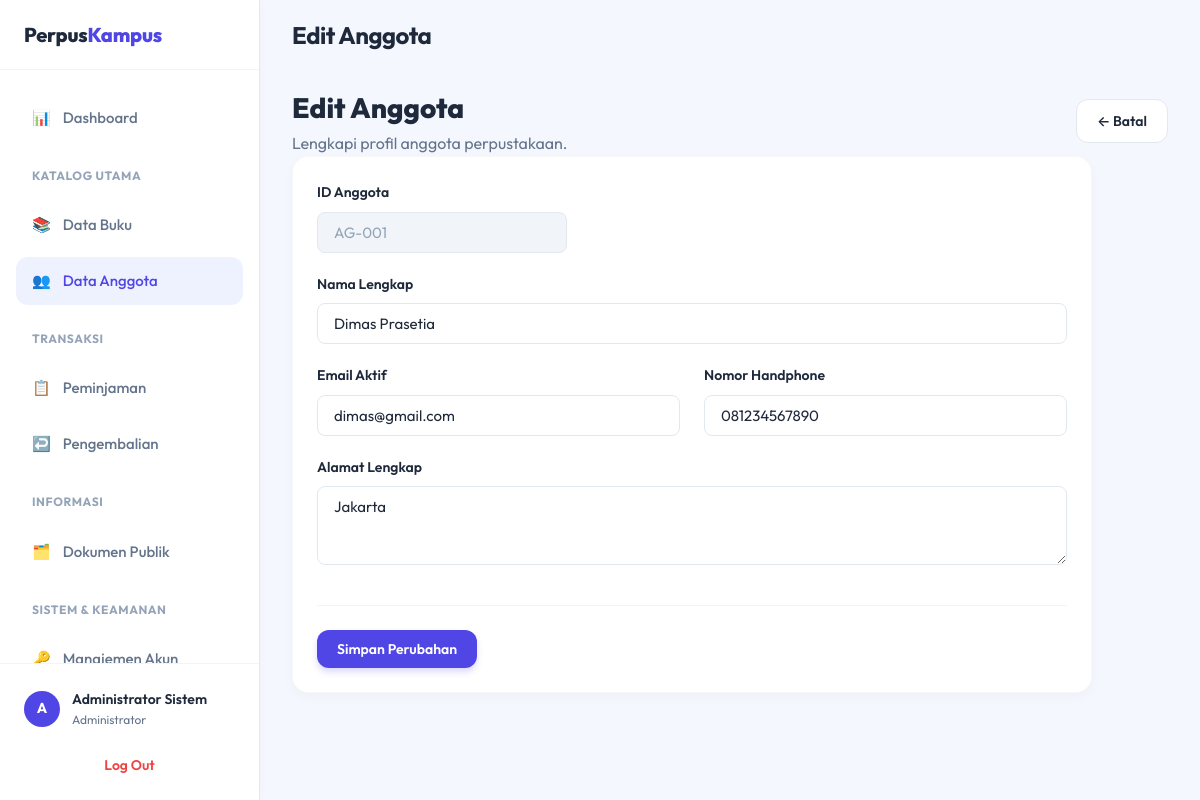
Screenshot of /index.php?url=anggota/edit/AG-001 (signed in) with the database file from the repository.
### tables this page shows
CREATE TABLE `anggota` (
  `id_anggota` varchar(15) NOT NULL,
  `nama` varchar(100) NOT NULL,
  `email` varchar(100) NOT NULL,
  `no_hp` varchar(20) DEFAULT NULL,
  `alamat` text,
  PRIMARY KEY (`id_anggota`),
  UNIQUE KEY `email` (`email`)
);

### app/Core/Controller.php (called while the page is built, shortened)
<?php
class Controller {
    public function view($view, $data = []) {
        require_once __DIR__ . '/../Views/' . $view . '.php';
    }
    public function model($model) {
        return new $model();
    }
}

### app/Controllers/AnggotaController.php (called while the page is built, shortened)
<?php
class AnggotaController extends Controller {
    public function edit($id = '') {
        $anggotaModel   = $this->model('AnggotaModel');
        $data['anggota'] = $anggotaModel->find($id);
        $this->view('anggota/form', $data);
    }
}

### app/Core/App.php (called while the page is built, shortened)
<?php
class App {
    protected $method     = 'index';
    public function __construct() {
        $url = $this->parseUrl();
        if (isset($url[0])) {
            $controllerName = ucfirst($url[0]) . 'Controller';
            $file = self::CONTROLLERS_PATH . $controllerName . '.php';
            if (file_exists($file)) {
                unset($url[0]);
            }
        }
        $this->controller = new $this->controller;
        if (isset($url[1])) {
            if (method_exists($this->controller, $url[1])) {
                $this->method = $url[1];
                unset($url[1]);
            }
        }
        $this->params = $url ? array_values($url) : [];
        call_user_func_array([$this->controller, $this->method], $this->params);
    }
    public function parseUrl(): array {
        if (isset($_GET['url'])) {
            return explode('/', filter_var(rtrim($_GET['url'], '/'), FILTER_SANITIZE_URL));
        }
        return [];
    }
}

### public/index.php (called while the page is built, shortened)
<?php
require_once BASE_PATH . '/app/Config/Database.php';
require_once BASE_PATH . '/app/Core/Model.php';
require_once BASE_PATH . '/app/Core/Controller.php';
require_once BASE_PATH . '/app/Core/App.php';
$app = new App();

### app/Core/Model.php (called while the page is built, shortened)
<?php
require_once __DIR__ . '/../Config/Database.php';
abstract class Model {
    public function __construct(PDO $db = null) {
        $this->db = $db ?? Database::getInstance();
    }
}

### app/Config/Database.php (called while the page is built, shortened)
<?php
class Database {
    private static $instance = null;
    private $host = 'localhost';
    private $user = 'root';
    private $pass = '';
    private $name = 'db_perpustakaan_kampus';
    private function __construct() {
        try {
            $dsn = "mysql:host={$this->host};dbname={$this->name};charset=utf8mb4";
            $options = [
                PDO::ATTR_ERRMODE            => PDO::ERRMODE_EXCEPTION,
                PDO::ATTR_DEFAULT_FETCH_MODE => PDO::FETCH_ASSOC,
                PDO::ATTR_EMULATE_PREPARES   => false,
            ];
            $this->conn = new PDO($dsn, $this->user, $this->pass, $options);
        } catch (PDOException $e) {
            die("Database Connection Error: " . $e->getMessage());
        }
    }
    public static function getInstance() {
        if (!self::$instance) {
            self::$instance = new Database();
        }
        return self::$instance->conn;
    }
}

### app/Models/AnggotaModel.php (called while the page is built, shortened)
<?php
class AnggotaModel extends Model {
    public function find($id) {
        $stmt = $this->db->prepare("SELECT * FROM anggota WHERE id_anggota = ?");
        $stmt->execute([$id]);
        return $stmt->fetch();
    }
}

### app/Views/anggota/form.php (the view)
<?php $isEdit = isset($data['anggota']) && $data['anggota']; ?>
<div class="flex-between align-center mb-4">
    <div>
        <h1 style="font-size:1.75rem; font-weight:800;"><?= $isEdit ? 'Edit Anggota' : 'Tambah Anggota Baru' ?></h1>
        <p class="text-muted">Lengkapi profil anggota perpustakaan.</p>
    </div>
    <a href="index.php?url=anggota/index" class="btn btn-secondary">← Batal</a>
</div>
<div class="card" style="max-width: 800px;">
    <?php
    $action = $isEdit
        ? "index.php?url=anggota/update/{$data['anggota']['id_anggota']}"
        : "index.php?url=anggota/simpan";
    ?>
    <form action="<?= $action ?>" method="POST">
        <div class="form-group" style="max-width: 250px;">
            <label class="form-label">ID Anggota</label>
            <input type="text" name="id_anggota" class="form-control"
                   value="<?= $isEdit ? $data['anggota']['id_anggota'] : ($data['next_id'] ?? '') ?>"
                   <?= $isEdit ? 'readonly style="background:#F1F5F9; color:#94A3B8;"' : '' ?> required>
        </div>
        <div class="form-group">
            <label class="form-label">Nama Lengkap</label>
            <input type="text" name="nama" class="form-control" placeholder="Nama lengkap sesuai KTP/KTM..."
                   value="<?= $isEdit ? htmlspecialchars($data['anggota']['nama']) : '' ?>" required>
        </div>
        <div class="grid-2">
            <div class="form-group">
                <label class="form-label">Email Aktif</label>
                <input type="email" name="email" class="form-control" placeholder="nama@email.com"
                       value="<?= $isEdit ? htmlspecialchars($data['anggota']['email']) : '' ?>" required>
            </div>
            <div class="form-group">
                <label class="form-label">Nomor Handphone</label>
                <input type="text" name="no_hp" class="form-control" placeholder="08..."
                       value="<?= $isEdit ? htmlspecialchars($data['anggota']['no_hp']) : '' ?>">
            </div>
        </div>
        <div class="form-group">
            <label class="form-label">Alamat Lengkap</label>
            <textarea name="alamat" class="form-control" rows="3" placeholder="Alamat domisili saat ini..."><?= $isEdit ? htmlspecialchars($data['anggota']['alamat']) : '' ?></textarea>
        </div>
        <div class="mt-4" style="border-top:1px solid var(--border-light); padding-top:1.5rem;">
            <button type="submit" class="btn btn-primary btn-lg"><?= $isEdit ? 'Simpan Perubahan' : 'Simpan Profil Anggota' ?></button>
        </div>
    </form>
</div>

### public/css/style.css (style rules this page uses)
:root { --primary: #4F46E5; --primary-hover: #4338CA; --primary-light: #EEF2FF; --bg-body: #F4F7FE; --surface: #FFFFFF; --sidebar-bg: #FFFFFF; --text-main: #1E293B; --text-muted: #64748B; --text-light: #94A3B8; --border: #E2E8F0; --border-light: #F1F5F9; --success: #10B981; --success-bg: #D1FAE5; --warning: #F59E0B; --warning-bg: #FEF3C7; --danger: #EF4444; --danger-bg: #FEE2E2; --info: #3B82F6; --info-bg: #DBEAFE; --sidebar-width: 260px; --header-height: 70px; --radius-sm: 8px; --radius-md: 12px; --radius-lg: 16px; --shadow-sm: 0 1px 2px rgba(0, 0, 0, 0.04); --shadow-md: 0 4px 12px rgba(0, 0, 0, 0.03); --shadow-hover: 0 10px 25px rgba(0, 0, 0, 0.06); }
* { margin: 0; padding: 0; box-sizing: border-box; }
body { font-family: 'Outfit', -apple-system, BlinkMacSystemFont, sans-serif; background-color: var(--bg-body); color: var(--text-main); line-height: 1.6; -webkit-font-smoothing: antialiased; }
a { text-decoration: none; color: var(--primary); transition: all 0.2s ease; }
.mt-4 { margin-top: 2rem; }
.text-muted { color: var(--text-muted); }
.flex-between { display: flex; justify-content: space-between; align-items: center; }
.grid-2 { display: grid; grid-template-columns: repeat(auto-fit, minmax(360px, 1fr)); gap: 1.5rem; }
.card { background: var(--surface); border-radius: var(--radius-lg); padding: 1.5rem; box-shadow: var(--shadow-md); border: 1px solid rgba(0,0,0,0.03); transition: box-shadow 0.3s ease, transform 0.3s ease; }
.btn { display: inline-flex; align-items: center; justify-content: center; gap: 0.5rem; padding: 0.625rem 1.25rem; border-radius: var(--radius-md); font-weight: 600; font-size: 0.875rem; cursor: pointer; border: none; transition: all 0.2s ease; font-family: inherit; }
.btn-primary { background: var(--primary); color: white; box-shadow: 0 4px 6px rgba(79, 70, 229, 0.2); }
.btn-secondary { background: white; color: var(--text-main); border: 1px solid var(--border); }
.form-group { margin-bottom: 1.25rem; }
.form-label { display: block; font-weight: 600; font-size: 0.875rem; margin-bottom: 0.5rem; color: var(--text-main); }
.form-control { width: 100%; padding: 0.625rem 1rem; border: 1.5px solid var(--border); border-radius: var(--radius-sm); font-family: inherit; font-size: 0.9375rem; transition: all 0.2s; background: var(--surface); color: var(--text-main); }

### rows the page displays
anggota: id_anggota "AG-001", nama "Dimas Prasetia", email "dimas@gmail.com", no_hp "081234567890", alamat "Jakarta"

### other values shown
substr($_SESSION['user']['nama_lengkap'], 0, 1) "A"
$_SESSION['user']['nama_lengkap'] "Administrator Sistem"
$_SESSION['user']['role'] "Administrator"
$data['title'] "Edit Anggota"
